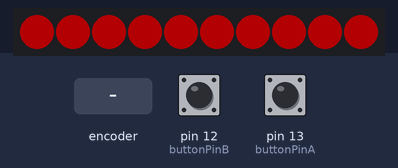
Bench run of a sketch on a simulated Arduino Uno, built with avr-gcc and run on an emulated ATmega328P. Parts: 10 RGB LEDs in strip order, left to right. The test bench sets the inputs (shaded band); at power-on: pin 12 (buttonPinB) LOW, pin 13 (buttonPinA) LOW. Dim RGB values are drawn brighter than linear.

Above: at 3.5 s.
3.6 s: rotary encoder on pin 13 (buttonPinA) / pin 12 (buttonPinB) turned 3 steps (first pin leading)
At 4.4 s:
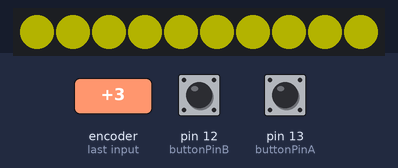
5.7 s: rotary encoder on pin 13 (buttonPinA) / pin 12 (buttonPinB) turned 1 step (first pin leading)
At 6.9 s:
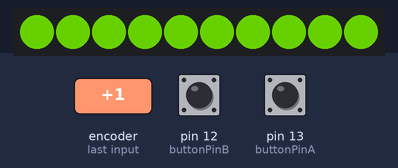
7.4 s: rotary encoder on pin 13 (buttonPinA) / pin 12 (buttonPinB) turned 3 steps (first pin leading)
At 8.5 s:
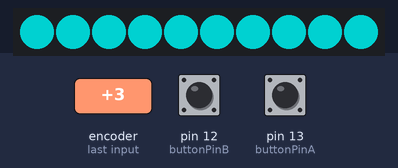
9.5 s: rotary encoder on pin 13 (buttonPinA) / pin 12 (buttonPinB) turned 1 step (first pin leading)
At 9.8 s:
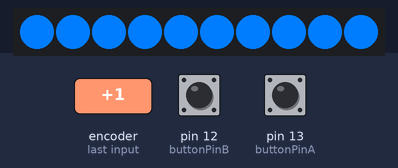
11.2 s: rotary encoder on pin 13 (buttonPinA) / pin 12 (buttonPinB) turned 3 steps (first pin leading)
At 12.6 s:
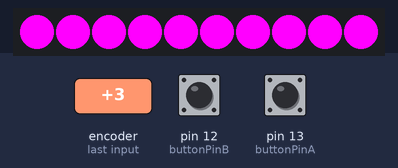
13.3 s: rotary encoder on pin 13 (buttonPinA) / pin 12 (buttonPinB) turned 3 steps (first pin leading)
At 13.67 s:
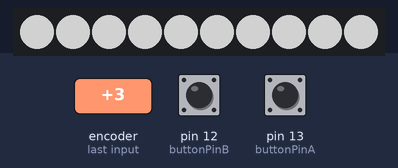
Timing chart, 0 to 16.3 s (numbered marks = the images above; inputs shaded):
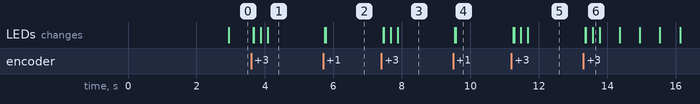

The sketch:

ecosphere.ino
```cpp
#include <Adafruit_NeoPixel.h>
//pins
#define neoPin 10
#define powerPin A2
#define buttonPinA 13 //color
#define buttonPinB 12 //brightness
//colors and brightness
#define LEDS 10
int colors[14][3] = { //the color values
                        {0  ,0  ,0  }, //white
                        {255,0  ,0  }, //red
                        {255,125,0  }, //etc.
                        {255,255,0  },
                        {125,255,0  },
                        {0  ,255,0  }, //green
                        {0  ,255,125},
                        {0  ,255,255},
                        {0  ,125,255},
                        {0  ,0  ,255}, //blue
                        {125,0  ,255},
                        {255,0  ,255},
                        {255,0  ,125},
                        {255,255,255},
};
int colorMode = 0; //0 is color cycle, 1-13 is solid colors
int brightness[] = {60,120,255};
int brightnessMode = 0;
//timekeeping
float duration = 15; //in minutes, duration of every cycle
float elapsed; //last timecheck
//buttons
boolean toggleA; //toggles to prevent accidental pushes
boolean toggleB;

//neopixel
Adafruit_NeoPixel strip = Adafruit_NeoPixel(LEDS, neoPin, NEO_GRB + NEO_KHZ800);

void setup() {
  Serial.begin(9600);
  //powerPin
  pinMode(powerPin,OUTPUT);
  digitalWrite(powerPin,HIGH);
  //buttons
  pinMode(buttonPinA,INPUT);
  pinMode(buttonPinB,INPUT);
  //timekeeping
  elapsed = millis();
  duration = duration*1000*60; //into milliseconds
  //neopixel
  strip.begin();
};

void loop() {
  //update
  update(colorMode);
  //timekeeping
  if(millis() > duration + elapsed){
    elapsed = millis();
    Serial.println("one");
  };
  if(millis() < elapsed){
    elapsed = millis();
    Serial.println("two");
  };
  //buttons
  //A
  if (digitalRead(buttonPinA) == HIGH && toggleA == false){
    toggleA = true;
    brightnessMode++;
    if (brightnessMode > 2){
      brightnessMode = 0;
    };
  };
  if (digitalRead(buttonPinA) == LOW && toggleA == true){
    toggleA = false;
   };
  //B
  if (digitalRead(buttonPinB) == HIGH && toggleB == false){
    toggleB = true;
    colorMode++;
    if (colorMode > 13){
      colorMode = 0;
      elapsed = millis();
    };
  };
  if (digitalRead(buttonPinB) == LOW && toggleB == true){
    toggleB = false;
  };
};

void colorMap(int x){ //up to 1530
  //temporary
  int col_r = 0;
  int col_g = 0;
  int col_b = 0;
  //
  if(x >= 0){
    col_r = 255;
    col_g = 0;
    col_b = x;
  };
  if(x > 255){
    col_r = 255-(x-255);
    col_g = 0;
    col_b = 255;
  };
  if(x > 510){
    col_r = 0;
    col_g = x-510;
    col_b = 255;
  };
  if(x > 765){
    col_r = 0;
    col_g = 255;
    col_b = 255-(x-765);
  };
  if(x > 1020){
    col_r = x-1020;
    col_g = 255;
    col_b = 0;
  };
  if(x > 1275){
    col_r = 255;
    col_g = 255-(x-1275);
    col_b = 0;
  };
  colors[0][0] = col_r;
  colors[0][1] = col_g;
  colors[0][2] = col_b;
};
//updates everythin based on colormapping and time
void update(int y){
  float temp = map(millis()-elapsed, 0, duration, 0, 1530);
  colorMap(temp);
  for(int i = 0; i < LEDS; i++){
    strip.setPixelColor(i,colors[y][0],colors[y][1],colors[y][2]);
  };
  strip.setBrightness(brightness[brightnessMode]);
  strip.show();
};
```

Measured:
- after the input at 3.6 s, the LEDs: first change after 0.05 s (image 1 shows a later state)
- after the input at 5.7 s, the LEDs: first change after 0.05 s (image 2 shows a later state)
- after the input at 7.4 s, the LEDs: first change after 0.05 s (image 3 shows a later state)
- after the input at 9.5 s, the LEDs: first change after 0.05 s (image 4 shows a later state)
- after the input at 11.2 s, the LEDs: first change after 0.05 s (image 5 shows a later state)
- after the input at 13.3 s, the LEDs: first change after 0.05 s (image 6 shows a later state)
